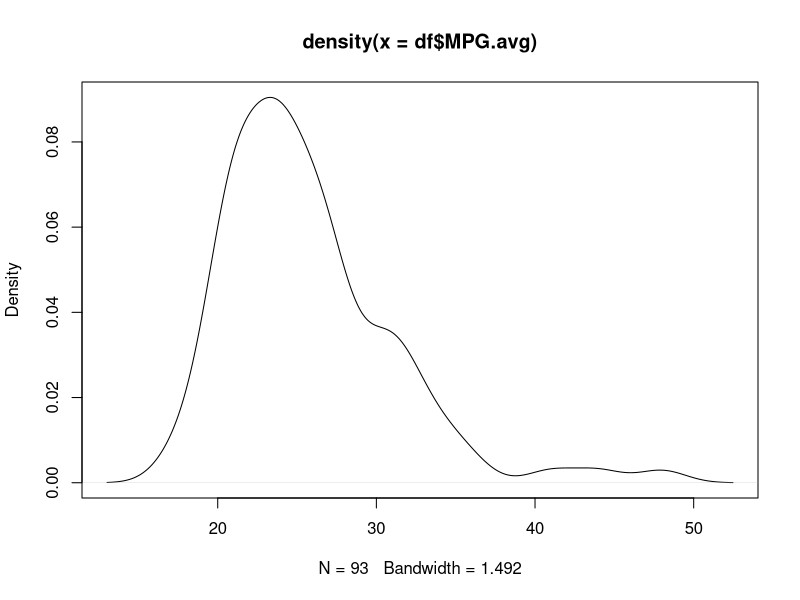
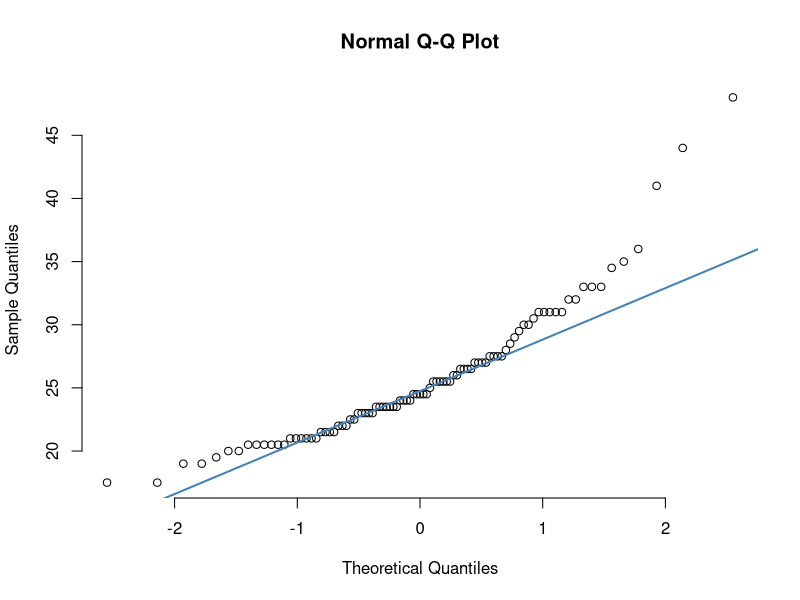
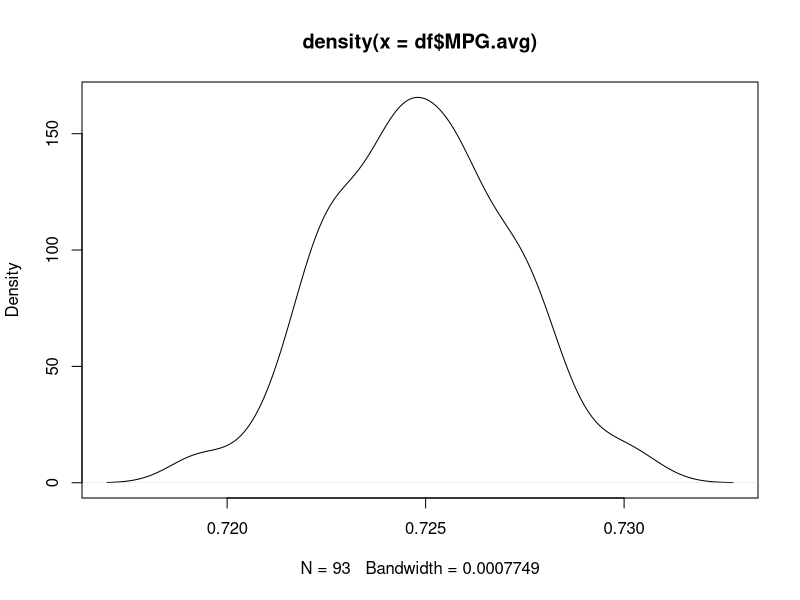
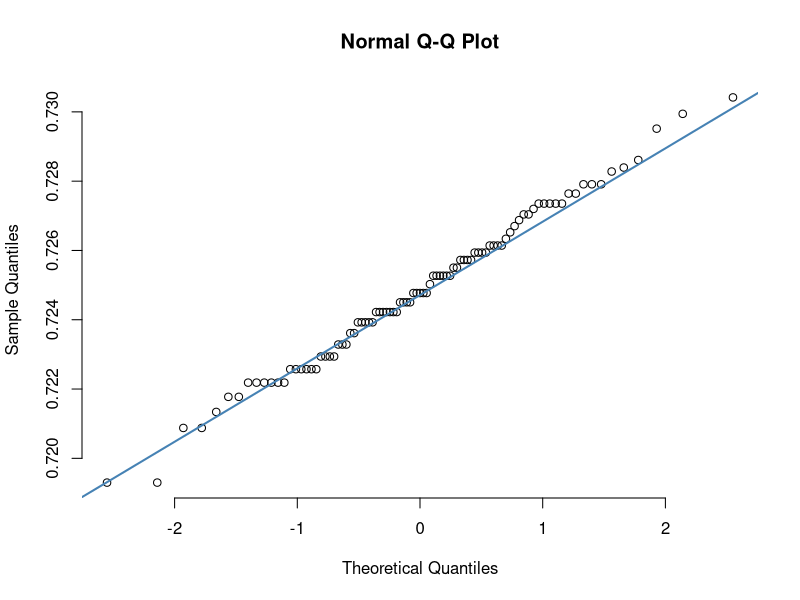

These figures' R source, in order: (Note: this script raises an error after producing the figures.)
## ---- chunk 1
knitr::opts_chunk$set(
    echo = TRUE,
    warning = FALSE,
    message = FALSE)
## ---- chunk 2
library("tidyverse")
library("dplyr")
library("car")
library("GGally")
## ---- chunk 3
library(MASS); data(Cars93, package = "MASS")
## ---- chunk 4
View(Cars93)
# number of rows
nrow(Cars93)
# if there is null values in the dataset
is.null(Cars93)
# name of the columns in the dataset
names(Cars93)
## ---- chunk 5
df <- Cars93 %>%
        mutate(MPG.avg = (Cars93$MPG.highway + Cars93$MPG.city) / 2)
## ---- chunk 6
plot(density(df$MPG.avg))
qqnorm(df$MPG.avg, pch = 1, frame = FALSE)
qqline(df$MPG.avg, col = "steelblue", lwd = 2)
## ---- chunk 7
## there is no 0 in MPG.avg
min(df$MPG.avg); max(df$MPG.avg)
p1 <- powerTransform(df$MPG.avg)
df$MPG.avg <- bcPower(df$MPG.avg, p1$lambda)

# plot again
plot(density(df$MPG.avg))
qqnorm(df$MPG.avg, pch = 1, frame = FALSE)
qqline(df$MPG.avg, col = "steelblue", lwd = 2)

## ---- chunk 8
df %>%
    subset(select = -c(MPG.city, MPG.highway)) %>%
    round(cor(), 2)
## ---- chunk 9

